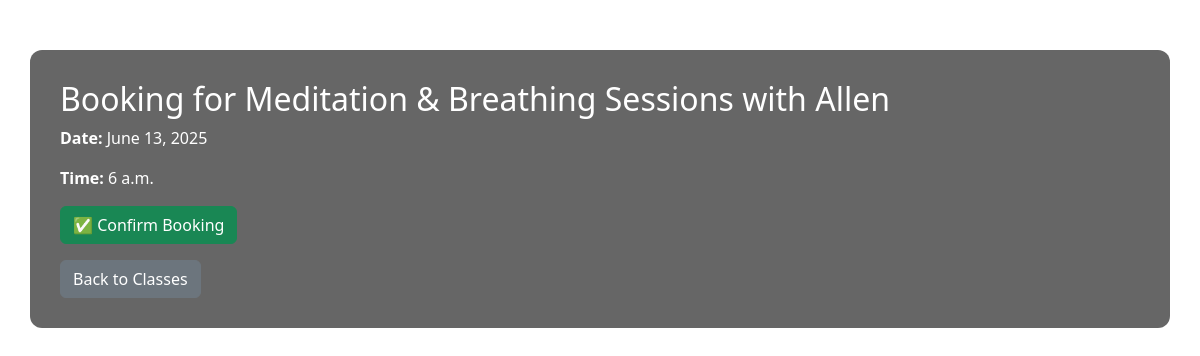
The app's page /book/4/ (signed in) with its own data.
### Booking_App/models.py (models this page shows, shortened)
class FitnessClass(models.Model):
    class_type = models.ForeignKey(ClassType, on_delete=models.CASCADE)
    instructor = models.CharField(max_length=100)
    date = models.DateField()
    time = models.TimeField()
    capacity = models.PositiveIntegerField()
    def spots_remaining(self):
        return self.capacity - self.booking_set.count()

class ClassType(models.Model):
    name = models.CharField(max_length=100)

### Booking_App/views.py (the view, shortened to what this page needs)
# urls.py: path('book/<int:class_id>/', views.Book_class, name='Book_class'),
@login_required
def Book_class(request, class_id):
    fitness_class = get_object_or_404(FitnessClass, id=class_id)
    full = fitness_class.spots_remaining() <= 0
    message = None
    return render(request, 'Book_class.html', {
        'fitness_class': fitness_class,
        'full': full,
        'message': message,
    })

### Template/Book_class.html (shortened to what this page needs)
<!DOCTYPE html>
<html>
<head>
    <link rel="stylesheet" href="https://cdn.jsdelivr.net/npm/bootstrap@5.3.0/dist/css/bootstrap.min.css">
</head>
<body>
    <div class="container">
        <h2>Booking for {{ fitness_class.class_type.name }} with {{ fitness_class.instructor }}</h2>
        <p><strong>Date:</strong> {{ fitness_class.date }}</p>
        <p><strong>Time:</strong> {{ fitness_class.time }}</p>
        {% if full %}
            <div class="alert alert-danger">❌ Sorry, this class is full. No more spots available.</div>
            <a href="{% url 'Home' %}" class="btn btn-secondary">Back to Classes</a>
        {% else %}
            <form method="post">
                <button type="submit" class="btn btn-success">✅ Confirm Booking</button>
            </form>
            <a href="{% url 'Home' %}" class="btn btn-secondary mt-3">Back to Classes</a>
        {% endif %}
    </div>
</body>
</html>

### Template/Book_class.html (style rules this page uses)
body { background-image: url('https://images.unsplash.com/photo-1558611848-73f7eb4001a1?fit=crop&w=1920&q=80'); background-size: cover; background-repeat: no-repeat; background-attachment: fixed; color: white; }
.container { background-color: rgba(0, 0, 0, 0.6); border-radius: 12px; padding: 30px; margin-top: 50px; }
a.btn { margin-right: 5px; }

### records on screen
FitnessClass: class_type.name "Meditation & Breathing Sessions", instructor "Allen", date "June 13, 2025", time "6 a.m."
